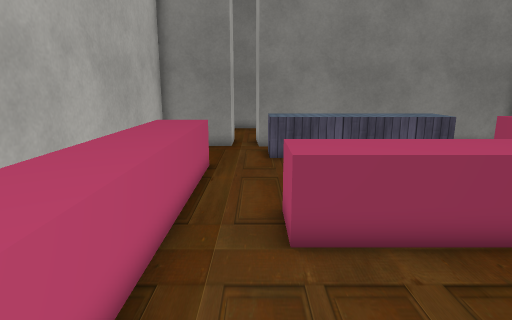
view 1 (above)

14 first-person views from a walk through a 3-D level made in the Unity game engine. The camera is 1.5 m above the floor, tilts 12° down and sees 75° across. Doors are open. The floor is counted in squares, 0.5 m on a side. Each view is taken from the middle of a square. On the plan, view 1 faces up. The plan holds only what a view shows up to about 20 squares ahead; the rest is blank. The place goes on beyond the plan. The player character is not drawn. Some surface patterns are stand-ins.

view 2
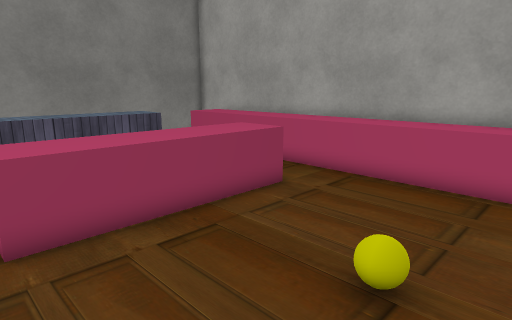

view 3
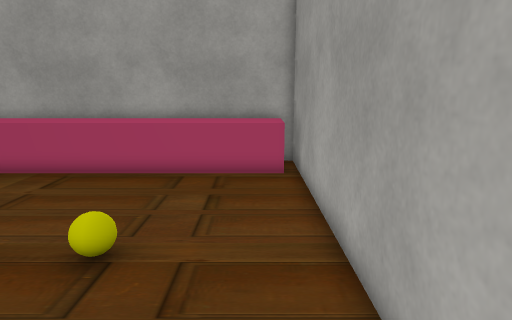

view 4
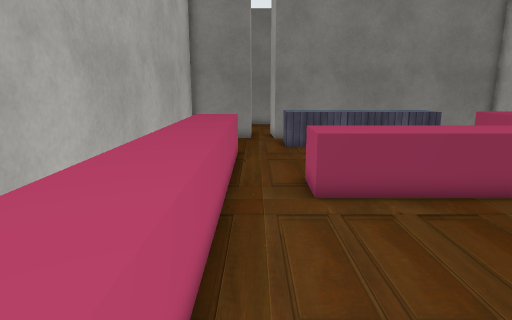

view 5
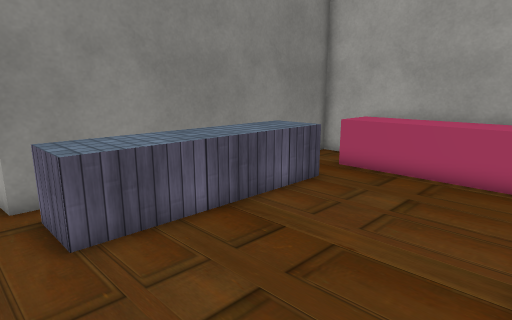

view 6
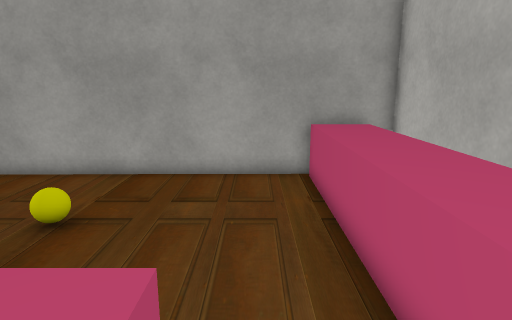

view 7
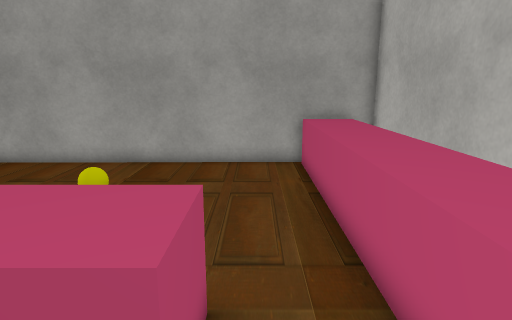

view 8
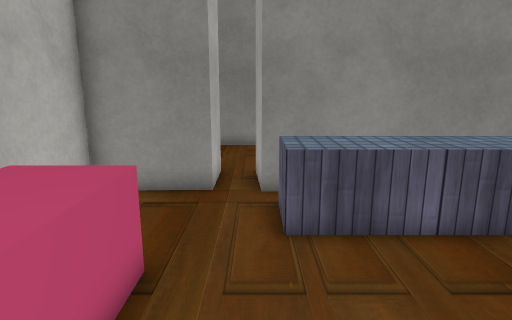

view 9
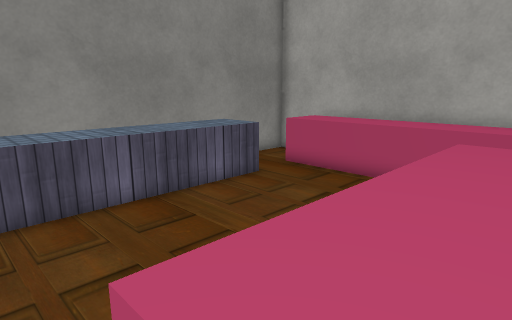

view 10
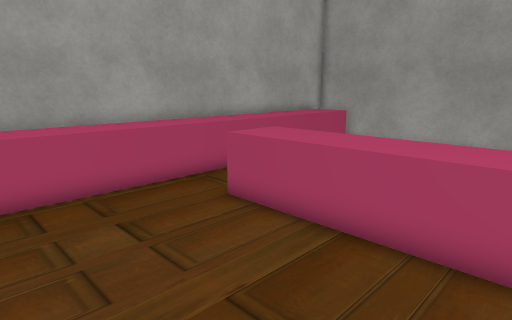

view 11
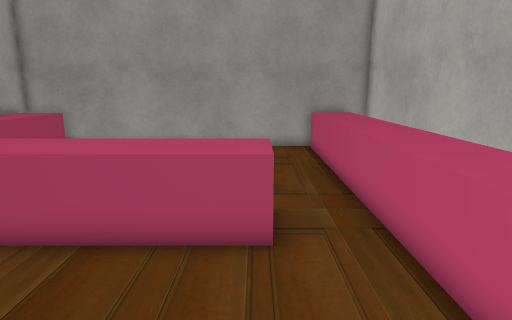

view 12
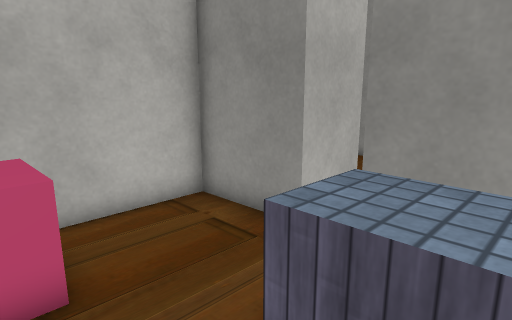

view 13
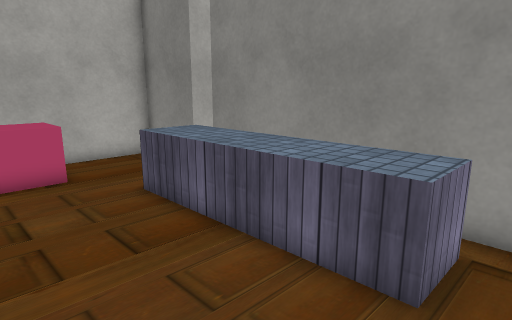

view 14
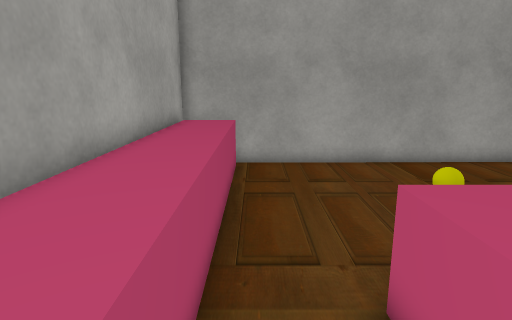

### Floor plan
Key: @ floor where view 1 was taken; # wall or solid block; . floor; = window, fence, low wall or low ledge; O other object.
Columns run from 5 left of view 1 to 13 right of it. Each row starts with its distance up from view 1.
 18 ###################
 17 #.....#########  ##
 16 #.....=#######=...#
 15 #.....=========.#=#
 14 #...............=##
 13 ##=#............=##
 12 ###=............=##
 11 ###=............=##
 10 # #=............=##
  9 # #=............=##
  8 # #=..=======#..=##
  7 # #=..=######=..=##
  6 # #=..=======#..=##
  5 # #=............=##
  4 # #=............=##
  3 # #=............=##
  2 # #=............=##
  1 # #=......O.....=#
  0   #=.@..........=#
 -1   #=............=#
 -2   #=............=#
 -3   #=............##
 -4   ################

Where each view was taken, in squares from view 1:
view 1: 0 up, 0 right, facing up
view 2: 1 down, 0 right, facing up-right
view 3: 2 down, 1 left, facing right
view 4: 3 down, 1 left, facing up
view 5: 8 up, 1 left, facing up-right
view 6: 8 up, 0 right, facing down
view 7: 10 up, 0 right, facing down
view 8: 8 up, 0 right, facing up
view 9: 6 up, 0 right, facing up-right
view 10: 14 up, 1 right, facing down-right
view 11: 14 up, 1 right, facing down
view 12: 12 up, 3 right, facing up-left
view 13: 10 up, 10 right, facing up-left
view 14: 10 up, 10 right, facing down
